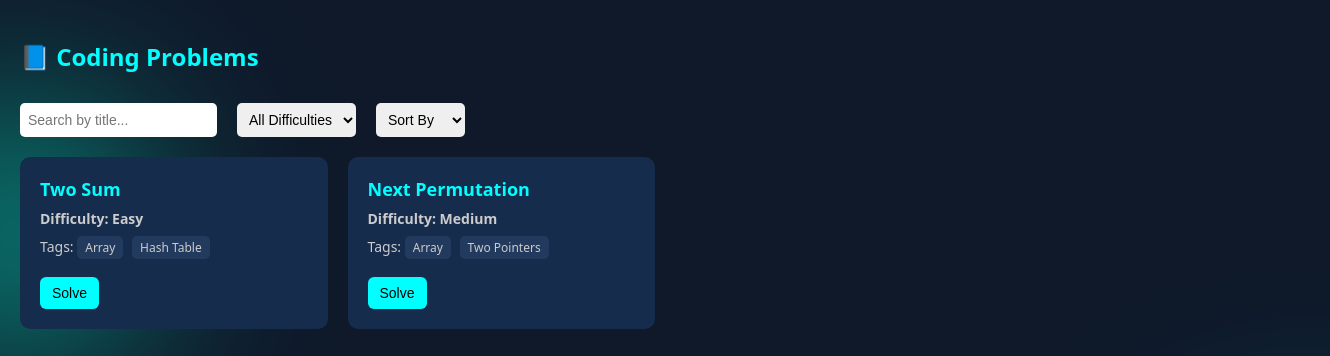
The page /problems on the database its author committed.
### models.py (models this page shows)
class Problem(db.Model):
    id = db.Column(db.Integer, primary_key=True)
    title = db.Column(db.String(120), nullable=False)
    slug = db.Column(db.String(120), unique=True, nullable=False)
    description = db.Column(db.Text, nullable=False)
    difficulty = db.Column(db.String(20), nullable=False)
    topic_tags = db.Column(db.PickleType)
    python_function_signature = db.Column(db.String(300))
    cpp_function_signature = db.Column(db.String(300))
    python_starter_code = db.Column(db.Text)
    cpp_starter_code = db.Column(db.Text)
    python_driver_code = db.Column(db.Text)
    cpp_driver_code = db.Column(db.Text)
    test_cases = db.relationship('TestCase', backref='problem', cascade="all, delete-orphan")

### routes/problems.py (the view)
@problem_bp.route('/problems', methods=['GET'])
def problems_page():
    problems = Problem.query.all()
    return render_template("problems.html", problems=problems)

### templates/problems.html (shortened to what this page needs)
<!DOCTYPE html>
<html lang="en">
<head>
</head>
<body>
  <h2>📘 Coding Problems</h2>
  <div class="controls">
    <input type="text" id="searchInput" placeholder="Search by title..." />
    <select id="difficultyFilter">
      <option value="">All Difficulties</option>
    </select>
    <select id="sortBy">
      <option value="">Sort By</option>
    </select>
  </div>
  <div class="grid" id="problemsGrid">
    {% for problem in problems %}
      <div class="card" data-title="{{ problem.title | lower }}" data-difficulty="{{ problem.difficulty }}">
        <a href="/problem/{{ problem.slug }}">{{ problem.title }}</a>
        <p class="difficulty {{ problem.difficulty | lower }}">Difficulty: {{ problem.difficulty }}</p>
        <p>Tags:
          {% for tag in problem.topic_tags %}
            <span class="tag">{{ tag }}</span>
          {% endfor %}
        </p>
        <a href="/problem/{{ problem.slug }}">
          <button>Solve</button>
        </a>
      </div>
    {% endfor %}
  </div>
</body>
</html>

### templates/problems.html (style rules this page uses)
body { margin: 0; padding: 20px; background-color: #0f192a; font-family: 'Segoe UI', Tahoma, Geneva, Verdana, sans-serif; color: #fff; min-height: 100vh; position: relative; overflow-x: hidden; }
body::before, body::after { content: ''; position: absolute; width: 300px; height: 300px; background: radial-gradient(circle, #00ffd1 10%, transparent 70%); z-index: 0; filter: blur(100px); }
body::before { top: 10%; left: -10%; }
body::after { bottom: 10%; right: -10%; }
h2 { color: #00ffff; margin-bottom: 30px; z-index: 1; position: relative; }
.controls { display: flex; gap: 20px; margin-bottom: 20px; flex-wrap: wrap; z-index: 1; position: relative; }
input, select { padding: 8px; border-radius: 5px; border: none; font-size: 14px; }
.grid { display: grid; grid-template-columns: repeat(auto-fill, minmax(300px, 1fr)); gap: 20px; z-index: 1; position: relative; }
.card { background-color: #162c4d; border-radius: 10px; padding: 20px; transition: 0.3s; }
.card a { color: #00ffff; text-decoration: none; font-size: 18px; font-weight: bold; }
.card p { margin: 8px 0; font-size: 14px; color: #ccc; }
.tag { background-color: #223a5e; padding: 3px 8px; border-radius: 5px; margin-right: 5px; display: inline-block; font-size: 12px; }
.difficulty { font-weight: bold; }
.easy { color: #00ff00; }
.medium { color: #ffcc00; }
button { margin-top: 10px; padding: 8px 12px; font-size: 14px; background-color: #00ffff; border: none; border-radius: 6px; cursor: pointer; color: #000; }

### rows shown on the page
Problem: title "Two Sum", difficulty "Easy", topic_tags "Array" "Hash Table"
Problem: title "Next Permutation", difficulty "Medium", topic_tags "Array" "Two Pointers"
